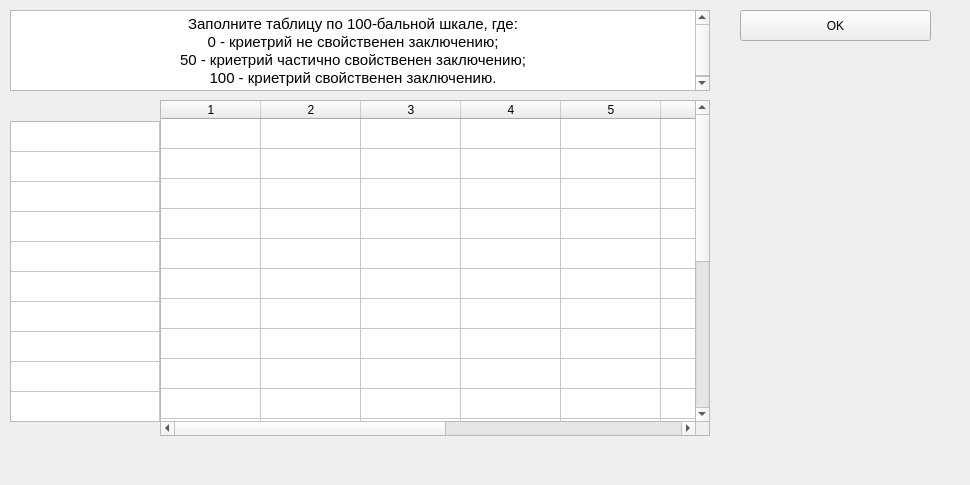
<?xml version="1.0" encoding="UTF-8"?>
<ui version="4.0">
 <class>RepertoryGrid</class>
 <widget class="QWidget" name="RepertoryGrid">
  <property name="geometry">
   <rect>
    <x>0</x>
    <y>0</y>
    <width>970</width>
    <height>485</height>
   </rect>
  </property>
  <property name="windowTitle">
   <string>Form</string>
  </property>
  <widget class="QTableWidget" name="repertory_grid">
   <property name="geometry">
    <rect>
     <x>160</x>
     <y>100</y>
     <width>550</width>
     <height>336</height>
    </rect>
   </property>
   <property name="verticalScrollBarPolicy">
    <enum>Qt::ScrollBarAsNeeded</enum>
   </property>
   <property name="horizontalScrollBarPolicy">
    <enum>Qt::ScrollBarAsNeeded</enum>
   </property>
   <property name="autoScroll">
    <bool>true</bool>
   </property>
   <property name="editTriggers">
    <set>QAbstractItemView::AnyKeyPressed|QAbstractItemView::DoubleClicked|QAbstractItemView::EditKeyPressed</set>
   </property>
   <property name="tabKeyNavigation">
    <bool>true</bool>
   </property>
   <property name="showDropIndicator" stdset="0">
    <bool>true</bool>
   </property>
   <property name="dragDropOverwriteMode">
    <bool>true</bool>
   </property>
   <property name="selectionMode">
    <enum>QAbstractItemView::SingleSelection</enum>
   </property>
   <property name="verticalScrollMode">
    <enum>QAbstractItemView::ScrollPerPixel</enum>
   </property>
   <property name="horizontalScrollMode">
    <enum>QAbstractItemView::ScrollPerPixel</enum>
   </property>
   <property name="showGrid">
    <bool>true</bool>
   </property>
   <property name="gridStyle">
    <enum>Qt::SolidLine</enum>
   </property>
   <property name="rowCount">
    <number>20</number>
   </property>
   <property name="columnCount">
    <number>10</number>
   </property>
   <attribute name="horizontalHeaderVisible">
    <bool>true</bool>
   </attribute>
   <attribute name="horizontalHeaderCascadingSectionResizes">
    <bool>false</bool>
   </attribute>
   <attribute name="horizontalHeaderStretchLastSection">
    <bool>true</bool>
   </attribute>
   <attribute name="verticalHeaderVisible">
    <bool>false</bool>
   </attribute>
   <attribute name="verticalHeaderStretchLastSection">
    <bool>false</bool>
   </attribute>
   <row/>
   <row/>
   <row/>
   <row/>
   <row/>
   <row/>
   <row/>
   <row/>
   <row/>
   <row/>
   <row/>
   <row/>
   <row/>
   <row/>
   <row/>
   <row/>
   <row/>
   <row/>
   <row/>
   <row/>
   <column/>
   <column/>
   <column/>
   <column/>
   <column/>
   <column/>
   <column/>
   <column/>
   <column/>
   <column/>
   <item row="0" column="0">
    <property name="text">
     <string/>
    </property>
   </item>
   <item row="2" column="0">
    <property name="text">
     <string/>
    </property>
   </item>
  </widget>
  <widget class="QTextBrowser" name="textBrowser">
   <property name="geometry">
    <rect>
     <x>10</x>
     <y>10</y>
     <width>700</width>
     <height>81</height>
    </rect>
   </property>
   <property name="html">
    <string>&lt;!DOCTYPE HTML PUBLIC &quot;-//W3C//DTD HTML 4.0//EN&quot; &quot;http://www.w3.org/TR/REC-html40/strict.dtd&quot;&gt;
&lt;html&gt;&lt;head&gt;&lt;meta name=&quot;qrichtext&quot; content=&quot;1&quot; /&gt;&lt;style type=&quot;text/css&quot;&gt;
p, li { white-space: pre-wrap; }
&lt;/style&gt;&lt;/head&gt;&lt;body style=&quot; font-family:'Ubuntu'; font-size:11pt; font-weight:400; font-style:normal;&quot;&gt;
&lt;p align=&quot;center&quot; style=&quot; margin-top:0px; margin-bottom:0px; margin-left:0px; margin-right:0px; -qt-block-indent:0; text-indent:0px;&quot;&gt;&lt;span style=&quot; font-family:'Ubuntu';&quot;&gt;Заполните таблицу по 100-бальной шкале, где:&lt;/span&gt;&lt;/p&gt;
&lt;p align=&quot;center&quot; style=&quot; margin-top:0px; margin-bottom:0px; margin-left:0px; margin-right:0px; -qt-block-indent:0; text-indent:0px;&quot;&gt;&lt;span style=&quot; font-family:'Ubuntu';&quot;&gt;0 - криетрий не свойственен заключению;&lt;/span&gt;&lt;/p&gt;
&lt;p align=&quot;center&quot; style=&quot; margin-top:0px; margin-bottom:0px; margin-left:0px; margin-right:0px; -qt-block-indent:0; text-indent:0px;&quot;&gt;&lt;span style=&quot; font-family:'Ubuntu';&quot;&gt;50 - криетрий частично свойственен заключению;&lt;/span&gt;&lt;/p&gt;
&lt;p align=&quot;center&quot; style=&quot; margin-top:0px; margin-bottom:0px; margin-left:0px; margin-right:0px; -qt-block-indent:0; text-indent:0px;&quot;&gt;&lt;span style=&quot; font-family:'Ubuntu';&quot;&gt;100 - криетрий свойственен заключению.&lt;/span&gt;&lt;/p&gt;&lt;/body&gt;&lt;/html&gt;</string>
   </property>
  </widget>
  <widget class="QTableWidget" name="left_construct">
   <property name="geometry">
    <rect>
     <x>10</x>
     <y>121</y>
     <width>151</width>
     <height>301</height>
    </rect>
   </property>
   <property name="verticalScrollBarPolicy">
    <enum>Qt::ScrollBarAlwaysOff</enum>
   </property>
   <property name="selectionMode">
    <enum>QAbstractItemView::SingleSelection</enum>
   </property>
   <property name="verticalScrollMode">
    <enum>QAbstractItemView::ScrollPerPixel</enum>
   </property>
   <property name="cornerButtonEnabled">
    <bool>true</bool>
   </property>
   <property name="rowCount">
    <number>11</number>
   </property>
   <property name="columnCount">
    <number>1</number>
   </property>
   <attribute name="horizontalHeaderVisible">
    <bool>false</bool>
   </attribute>
   <attribute name="horizontalHeaderStretchLastSection">
    <bool>true</bool>
   </attribute>
   <attribute name="verticalHeaderVisible">
    <bool>false</bool>
   </attribute>
   <attribute name="verticalHeaderStretchLastSection">
    <bool>false</bool>
   </attribute>
   <row/>
   <row/>
   <row/>
   <row/>
   <row/>
   <row/>
   <row/>
   <row/>
   <row/>
   <row/>
   <row/>
   <column>
    <property name="text">
     <string>New Column</string>
    </property>
   </column>
  </widget>
  <widget class="QPushButton" name="OKButton">
   <property name="geometry">
    <rect>
     <x>740</x>
     <y>10</y>
     <width>191</width>
     <height>31</height>
    </rect>
   </property>
   <property name="text">
    <string>OK</string>
   </property>
  </widget>
 </widget>
 <resources/>
 <connections/>
</ui>
